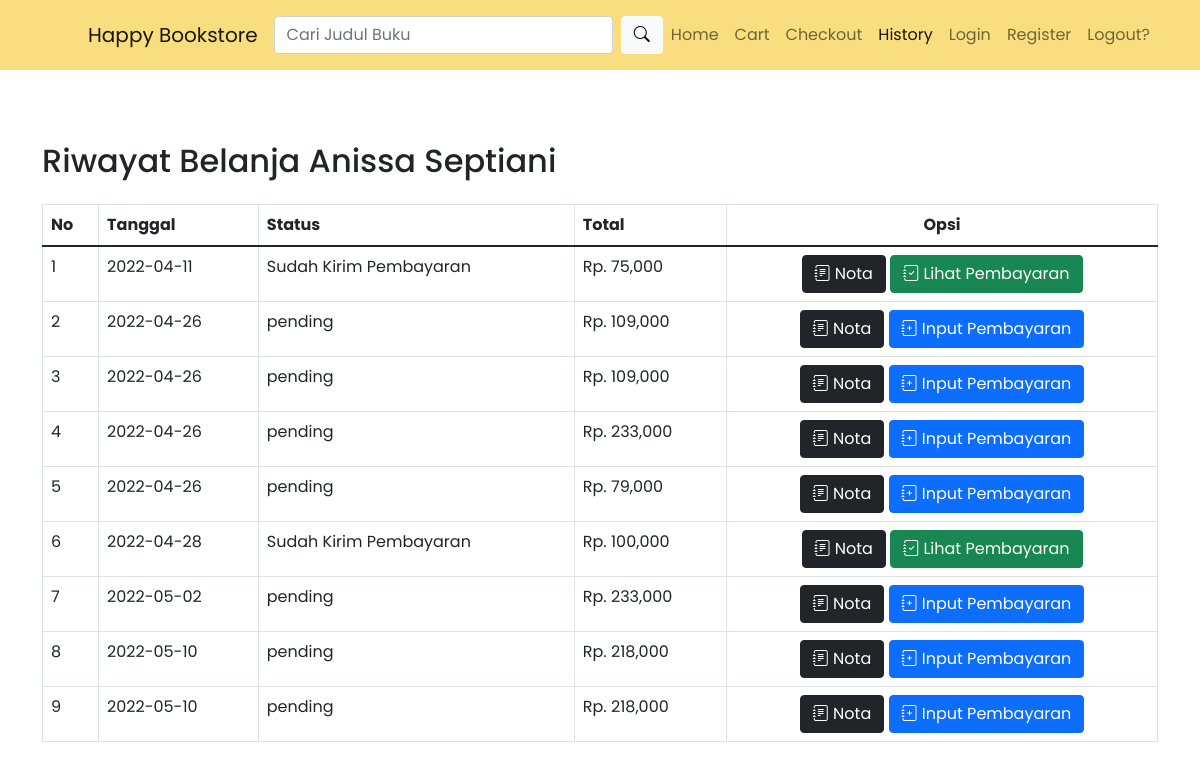
The app's page /riwayat.php (signed in) with its own data.
### tables this page shows
CREATE TABLE `pembelian` (
  `id_pembelian` int(11) NOT NULL,
  `id_pelanggan` int(11) NOT NULL,
  `id_ongkir` int(11) NOT NULL,
  `tanggal_pembelian` date NOT NULL,
  `total_pembelian` int(11) NOT NULL,
  `nama_kota` varchar(100) NOT NULL,
  `tarif` int(11) NOT NULL,
  `alamat` text NOT NULL,
  `status_pembelian` varchar(100) NOT NULL DEFAULT 'pending',
  `resi_pengiriman` varchar(50) NOT NULL
);

### riwayat.php (the view, shortened to what this page needs)
<?php
include 'koneksi.php';
?>
<!doctype html>
<html lang="en">
  <head>
    <link href="https://cdn.jsdelivr.net/npm/bootstrap@5.1.3/dist/css/bootstrap.min.css" rel="stylesheet">
    <link rel="stylesheet" href="admin/assets/css/style.css">
    <link rel="stylesheet" href="https://cdn.jsdelivr.net/npm/bootstrap-icons@1.8.1/font/bootstrap-icons.css">
  </head>
  <body>
    <nav class="navbar navbar-expand-lg navbar-light sticky-top" style="background-color: #F8DE7E; font-family: Poppins, sans-serif;">
        <div class="container">
          <a class="navbar-brand" href="index.php">
          />Happy Bookstore</a>
          <br>
          <div class="collapse navbar-collapse" id="navbarSupportedContent">
            <form action="pencarian.php" method="GET" class="d-flex ms-auto my-2">
              <input class="form-control me-2" type="search" placeholder="Cari Judul Buku" aria-label="Search" name="keyword">
              <button class="btn btn-light" type="submit"><i class="bi bi-search"></i></button>
            </form>
            <ul class="navbar-nav ms-auto mb-3 mb-lg-0">
              <li class="nav-item">
                <a class="nav-link" href="index.php">Home</a>
              </li>
              <li class="nav-item">
                <a class="nav-link" href="keranjang.php">Cart</a>
              </li>
              <li class="nav-item">
                <a class="nav-link" href="checkout.php">Checkout</a>
              </li>
              <li class="nav-item">
                <a class="nav-link active" aria-current="page" href="riwayat.php">History</a>
              </li>
              <li class="nav-item">
                <a class="nav-link" href="login.php">Login</a>
              </li>
              <li class="nav-item">
                <a class="nav-link" href="daftar.php">Register</a>
              </li>
              <li class="nav-item">
                <a class="nav-link" href="logout.php">Logout?</a>
              </li>
            </ul>
          </div>
        </div>
      </nav>
    <br>
    <section class="riwayat" style="font-family: Poppins, sans-serif;">
        <div class="container mt-5">
            <h2>Riwayat Belanja <?php echo $_SESSION["pelanggan"]["nama_pelanggan"] ?></h2>
            <table class="table table-bordered mt-4" style="background-color: #ffffff;">
                <thead>
                    <tr>
                        <th>No</th>
                        <th>Tanggal</th>
                        <th>Status</th>
                        <th>Total</th>
                        <th class="text-center">Opsi</th>
                    </tr>
                </thead>
                <tbody>
                    <?php
                    $nomor=1;
                    $id_pelanggan = $_SESSION["pelanggan"]['id_pelanggan'];
                    $ambil = $koneksi->query("SELECT * FROM pembelian WHERE id_pelanggan='$id_pelanggan'");
                    while($pecah = $ambil->fetch_assoc()){
                    ?>
                    <tr>
                        <td><?php echo $nomor; ?></td>
                        <td><?php echo $pecah["tanggal_pembelian"] ?></td>
                        <td>
                            <?php echo $pecah["status_pembelian"] ?>
                            <br>
                        </td>
                        <td>Rp. <?php echo number_format($pecah["total_pembelian"]) ?></td>
                        <td class="text-center">
                            <a href="nota.php?id=<?php echo $pecah["id_pembelian"] ?>" class="btn btn-dark"><i class="bi bi-journal-text"></i>&nbsp;Nota</a>
                            <?php if ($pecah['status_pembelian']=="pending"): ?>
                            <a href="pembayaran.php?id=<?php echo $pecah["id_pembelian"] ?>" class="btn btn-primary"><i class="bi bi-journal-plus"></i>&nbsp;Input Pembayaran</a>
                            <?php else: ?>
                              <a href="lihat_pembayaran.php?id=<?php echo $pecah["id_pembelian"]; ?>" class="btn btn-success"><i class="bi bi-journal-check"></i>&nbsp;Lihat Pembayaran</a>
                            <?php endif ?>
                        </td>
                    </tr>
                    <?php $nomor++; ?>
                    <?php } ?>
                </tbody>
            </table>
        </div>
    </section>
  </body>
</html>

### records on screen
pembelian: tanggal_pembelian "2022-04-11", status_pembelian "Sudah Kirim Pembayaran", total_pembelian "75,000"
pembelian: tanggal_pembelian "2022-04-26", status_pembelian "pending", total_pembelian "109,000"
pembelian: tanggal_pembelian "2022-04-26", status_pembelian "pending", total_pembelian "109,000"
pembelian: tanggal_pembelian "2022-04-26", status_pembelian "pending", total_pembelian "233,000"
pembelian: tanggal_pembelian "2022-04-26", status_pembelian "pending", total_pembelian "79,000"
pembelian: tanggal_pembelian "2022-04-28", status_pembelian "Sudah Kirim Pembayaran", total_pembelian "100,000"
pembelian: tanggal_pembelian "2022-05-02", status_pembelian "pending", total_pembelian "233,000"
pembelian: tanggal_pembelian "2022-05-10", status_pembelian "pending", total_pembelian "218,000"
pembelian: tanggal_pembelian "2022-05-10", status_pembelian "pending", total_pembelian "218,000"

### other values on screen
$_SESSION["pelanggan"]["nama_pelanggan"] "Anissa Septiani"
